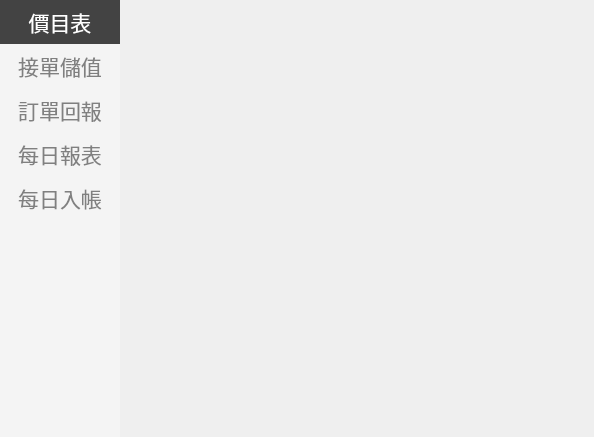
<?xml version="1.0" encoding="UTF-8"?>
<ui version="4.0">
 <class>StageOrder</class>
 <widget class="QWidget" name="StageOrder">
  <property name="geometry">
   <rect>
    <x>0</x>
    <y>0</y>
    <width>594</width>
    <height>437</height>
   </rect>
  </property>
  <property name="windowTitle">
   <string>Form</string>
  </property>
  <layout class="QGridLayout" name="gridLayout">
   <property name="leftMargin">
    <number>0</number>
   </property>
   <property name="topMargin">
    <number>0</number>
   </property>
   <property name="rightMargin">
    <number>0</number>
   </property>
   <property name="bottomMargin">
    <number>0</number>
   </property>
   <property name="spacing">
    <number>0</number>
   </property>
   <item row="0" column="0">
    <widget class="QWidget" name="wBg" native="true">
     <layout class="QGridLayout" name="gridLayout_2">
      <property name="leftMargin">
       <number>0</number>
      </property>
      <property name="topMargin">
       <number>0</number>
      </property>
      <property name="rightMargin">
       <number>0</number>
      </property>
      <property name="bottomMargin">
       <number>0</number>
      </property>
      <property name="spacing">
       <number>0</number>
      </property>
      <item row="0" column="0">
       <widget class="QWidget" name="wMenu" native="true">
        <property name="minimumSize">
         <size>
          <width>120</width>
          <height>0</height>
         </size>
        </property>
        <property name="maximumSize">
         <size>
          <width>120</width>
          <height>16777215</height>
         </size>
        </property>
        <property name="font">
         <font>
          <pointsize>16</pointsize>
         </font>
        </property>
        <property name="styleSheet">
         <string notr="true">QWidget#wMenu{
background-color: rgb(244, 244, 244);

}

QPushButton { 
	border:none; 
	background-color: rgba(255, 255, 255,0);
	font: 700 20px &quot;Microsoft JhengHei UI&quot;; 
    min-width: 4em; 
    min-height:1.2em; 
	padding: 6px; 
	color: gray;
border-radius:0px;
	}

QPushButton:hover 
{ 
background-color: rgb(198, 200, 223); 
border-style: outset; 
border-width: 2px; 
font: 800 22px &quot;Microsoft JhengHei UI&quot;; 
}
QPushButton:pressed { 
border-style: outset; 
border-width: 0px; 
background-color: rgb(67, 67, 67);
}
 QPushButton:checked { 
color:rgb(255,255,255);
background-color: rgb(67, 67, 67);
border-style: outset; 
border-width: 0px; 
}</string>
        </property>
        <layout class="QVBoxLayout" name="verticalLayout">
         <property name="spacing">
          <number>0</number>
         </property>
         <property name="leftMargin">
          <number>0</number>
         </property>
         <property name="topMargin">
          <number>0</number>
         </property>
         <property name="rightMargin">
          <number>0</number>
         </property>
         <property name="bottomMargin">
          <number>0</number>
         </property>
         <item>
          <widget class="QPushButton" name="btn0">
           <property name="sizePolicy">
            <sizepolicy hsizetype="Minimum" vsizetype="Minimum">
             <horstretch>0</horstretch>
             <verstretch>0</verstretch>
            </sizepolicy>
           </property>
           <property name="text">
            <string>價目表</string>
           </property>
           <property name="checkable">
            <bool>true</bool>
           </property>
           <property name="checked">
            <bool>true</bool>
           </property>
           <property name="flat">
            <bool>true</bool>
           </property>
          </widget>
         </item>
         <item>
          <widget class="QPushButton" name="btn1">
           <property name="sizePolicy">
            <sizepolicy hsizetype="Minimum" vsizetype="Minimum">
             <horstretch>0</horstretch>
             <verstretch>0</verstretch>
            </sizepolicy>
           </property>
           <property name="text">
            <string>接單儲值</string>
           </property>
           <property name="checkable">
            <bool>true</bool>
           </property>
           <property name="flat">
            <bool>true</bool>
           </property>
          </widget>
         </item>
         <item>
          <widget class="QPushButton" name="btn2">
           <property name="sizePolicy">
            <sizepolicy hsizetype="Minimum" vsizetype="Minimum">
             <horstretch>0</horstretch>
             <verstretch>0</verstretch>
            </sizepolicy>
           </property>
           <property name="text">
            <string>訂單回報</string>
           </property>
           <property name="checkable">
            <bool>true</bool>
           </property>
           <property name="checked">
            <bool>false</bool>
           </property>
           <property name="flat">
            <bool>true</bool>
           </property>
          </widget>
         </item>
         <item>
          <widget class="QPushButton" name="btn3">
           <property name="sizePolicy">
            <sizepolicy hsizetype="Minimum" vsizetype="Minimum">
             <horstretch>0</horstretch>
             <verstretch>0</verstretch>
            </sizepolicy>
           </property>
           <property name="text">
            <string>每日報表</string>
           </property>
           <property name="checkable">
            <bool>true</bool>
           </property>
           <property name="flat">
            <bool>true</bool>
           </property>
          </widget>
         </item>
         <item>
          <widget class="QPushButton" name="btn4">
           <property name="sizePolicy">
            <sizepolicy hsizetype="Minimum" vsizetype="Minimum">
             <horstretch>0</horstretch>
             <verstretch>0</verstretch>
            </sizepolicy>
           </property>
           <property name="text">
            <string>每日入帳</string>
           </property>
           <property name="checkable">
            <bool>true</bool>
           </property>
           <property name="flat">
            <bool>true</bool>
           </property>
          </widget>
         </item>
         <item>
          <spacer name="verticalSpacer">
           <property name="orientation">
            <enum>Qt::Vertical</enum>
           </property>
           <property name="sizeHint" stdset="0">
            <size>
             <width>20</width>
             <height>288</height>
            </size>
           </property>
          </spacer>
         </item>
        </layout>
       </widget>
      </item>
      <item row="0" column="1">
       <widget class="QStackedWidget" name="stackedWidget">
        <property name="currentIndex">
         <number>3</number>
        </property>
        <widget class="LayerCostTable" name="pageCostTable"/>
        <widget class="LayerGetOrder1" name="pageGetOrder1"/>
        <widget class="LayerGetOrder2" name="pageGetOrder2"/>
        <widget class="LayerDayReport" name="pageDayReport"/>
        <widget class="LayerDayDebit" name="pageDayDebit"/>
       </widget>
      </item>
     </layout>
    </widget>
   </item>
  </layout>
 </widget>
 <customwidgets>
  <customwidget>
   <class>LayerDayReport</class>
   <extends>QWidget</extends>
   <header>LayerDayReport.h</header>
   <container>1</container>
  </customwidget>
  <customwidget>
   <class>LayerCostTable</class>
   <extends>QWidget</extends>
   <header>LayerCostTable.h</header>
   <container>1</container>
  </customwidget>
  <customwidget>
   <class>LayerGetOrder1</class>
   <extends>QWidget</extends>
   <header>LayerGetOrder1.h</header>
   <container>1</container>
  </customwidget>
  <customwidget>
   <class>LayerGetOrder2</class>
   <extends>QWidget</extends>
   <header>LayerGetOrder2.h</header>
   <container>1</container>
  </customwidget>
  <customwidget>
   <class>LayerDayDebit</class>
   <extends>QWidget</extends>
   <header>LayerDayDebit.h</header>
   <container>1</container>
  </customwidget>
 </customwidgets>
 <resources/>
 <connections/>
</ui>
